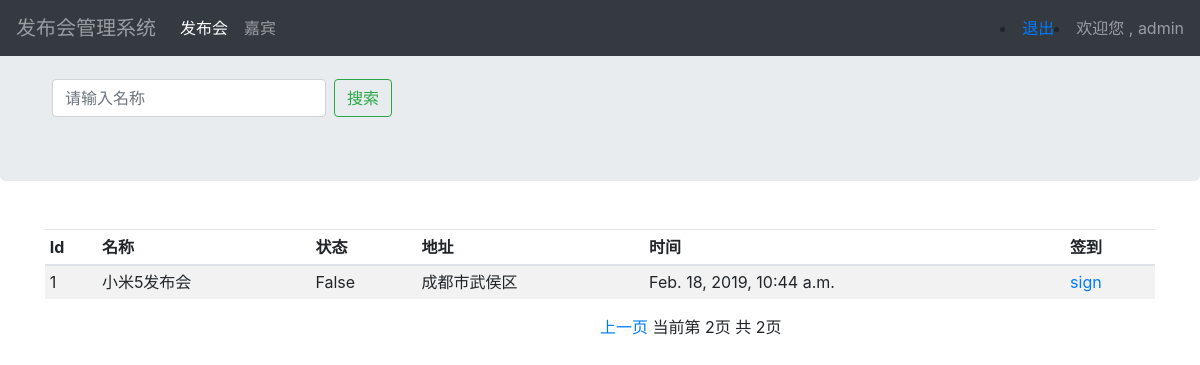
Page /event_manage/?page=2 (signed in) on the committed database.
### Sign/models.py (models this page shows, shortened)
class Event(models.Model):
    name=models.CharField(max_length=100) #发布会标题
    limit=models.IntegerField() #限制参与人数
    status=models.BooleanField() #发布会状态
    address=models.CharField(max_length=200) #发布会地址
    start_time=models.DateTimeField() #发布会时间
    create_time=models.DateTimeField(auto_now=True) #发布会创建时间
    class Meta:
        ordering=['-id'] #分页数据不满一页时，去掉警告信息

### Sign/views.py (the view)
# urls.py: path('event_manage/',views.event_manage),
@login_required
def event_manage(request):
    username=request.session.get('user','') #获取浏览器的session
    events_=Event.objects.all()
    if len(events_) ==0:
        return render(request, "event_manage.html", {'user': username, 'hint': '查询结果为空，请重新输入！'})
    p = Paginator(events_, 3)
    page = request.GET.get('page')
    try:
        contacts = p.page(page)
    except PageNotAnInteger:
        contacts = p.page(1)
    except EmptyPage:
        contacts = p.page(p.num_pages)
    return render(request, "event_manage.html", {'user':username,'events': contacts})

### Sign/templates/event_manage.html (shortened to what this page needs)
<!doctype html>
<html lang="en">
  <head>
      {% load bootstrap4 %}
      {% bootstrap_css %}
  </head>
  <body>
    <nav class="navbar navbar-expand-md navbar-dark fixed-top bg-dark">
      <a class="navbar-brand" style="color: rgba(255,255,255,.5)">发布会管理系统</a>
      <div class="collapse navbar-collapse" id="navbarsExampleDefault">
        <ul class="navbar-nav mr-auto">
          <li class="nav-item active">
            <a class="nav-link" href="#">发布会 <span class="sr-only">(current)</span></a>
          </li>
          <li class="nav-item">
            <a class="nav-link" href="/guest_manage/">嘉宾</a>
          </li>
        </ul>
          <form method="post" class="form-inline my-2 my-lg-0">
              <li><a href="/logout/">退出</a></li>
              <li><a style="color: rgba(255,255,255,.5)">欢迎您 , {{ user }}</a></li>
          </form>
      </div>
    </nav>
    <main role="main">
      <div class="jumbotron">
          <form class="form-inline mt-2 mt-md-0" method="get" action="/search_name/" style="padding-top: 15px;padding-left: 20px">
            <input class="form-control mr-sm-2" type="text" name="name" placeholder="请输入名称" aria-label="Search">
            <button class="btn btn-outline-success my-2 my-sm-0" type="submit">搜索</button>
          </form>
      </div>
      <div class="container">
          <div class="table-responsive">
            <table class="table table-striped table-sm">
              <thead>
                <tr>
                    <th>Id</th>
                    <th>名称</th>
                    <th>状态</th>
                    <th>地址</th>
                    <th>时间</th>
                    <th>签到</th>
                </tr>
              </thead>
              <tbody>
              {% for event in events %}
                <tr>
                  <td>{{ event.id }}</td>
                  <td>{{ event.name }}</td>
                  <td>{{ event.status }}</td>
                  <td>{{ event.address }}</td>
                  <td>{{ event.start_time }}</td>
                    <td><a href="/sign_index/{{ event.id }}/" target="_blank">sign</a></td>
                  </tr>
              {% endfor %}
              </tbody>
            </table>
          </div>
      </div>
        <div class="pagination" style="padding-left: 600px">
            <span class="step-links">
                {% if events.has_previous %}
                    <a href="?name={{ name }}&page={{ events.previous_page_number }}">上一页</a>
                {% endif %}
                <span class="current">
                    当前第 {{ events.number }}页 共 {{ events.paginator.num_pages }}页
                </span>
            </span>
        </div>
    </main>
  </body>
</html>

### rows in the picture
Event: id "1", name "小米5发布会", status "False", address "成都市武侯区", start_time "Feb. 18, 2019, 10:44 a.m."

### other values in the picture
{{ user }} "admin"
{{ events.number }} "2"
{{ events.paginator.num_pages }} "2"
